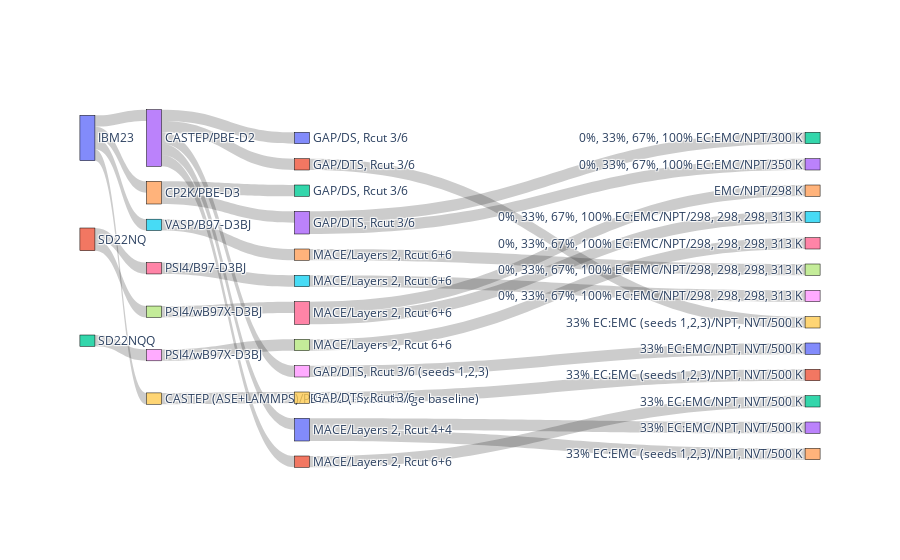

The notebook cell saved with this chart:
### Code cell
fig = ze.zdb.plot()
fig.to_html("sankey_diagram.html")
fig.show()

### Figure 1 — Plotly figure (JSON) as saved in the notebook; plotly's stock layout.template omitted (floating-point values rounded to 4 significant figures)
{"data": [{"arrangement": "snap", "link": {"source": [0, 0, 0, 0, 1, 1, 2, 3, 3, 3, 3, 3, 4, 4, 5, 6, 7, 8, 9, 11, 13, 13, 14, 15, 16, 16, 17, 18, 19, 20, 20, 21], "target": [3, 4, 5, 9, 6, 7, 8, 10, 11, 18, 20, 21, 12, 13, 14, 15, 16, 17, 19, 29, 22, 23, 27, 28, 24, 25, 26, 30, 31, 33, 34, 32], "value": [1, 1, 1, 1, 1, 1, 1, 1, 1, 1, 1, 1, 1, 1, 1, 1, 1, 1, 1, 1, 1, 1, 1, 1, 1, 1, 1, 1, 1, 1, 1, 1]}, "node": {"customdata": ["ac1@10835267", "ac1@10712131", "ac2@10712131", "td1@10835267", "td2@10835267", "td1@10712131", "td2@10712131", "td3@10712131", "td4@10712131", "td1@10890165", "ml1@10835267", "ml2@10835267", "ml3@10835267", "ml4@10835267", "ml1@10712131", "ml2@10712131", "ml3@10712131", "ml4@10712131", "ml1@10890165", "ml2@10890165", "ml3@10890165", "ml4@10890165", "md1@10835267", "md2@10835267", "md1@10712131", "md2@10712131", "md3@10712131", "md4@10712131", "md5@10712131", "md1@10890165", "md2@10890165", "md3@10890165", "md4@10890165", "md5@10890165", "md6@10890165"], "hovertemplate": "%{customdata}", "label": ["IBM23", "SD22NQ", "SD22NQQ", "CASTEP/PBE-D2", "CP2K/PBE-D3", "VASP/B97-D3BJ", "PSI4/B97-D3BJ", "PSI4/wB97X-D3BJ", "PSI4/wB97X-D3BJ", "CASTEP (ASE+LAMMPS)/PBE-D2 (-fixed charge baseline)", "GAP/DS, Rcut 3/6", "GAP/DTS, Rcut 3/6", "GAP/DS, Rcut 3/6", "GAP/DTS, Rcut 3/6", "MACE/Layers 2, Rcut 6+6", "MACE/Layers 2, Rcut 6+6", "MACE/Layers 2, Rcut 6+6", "MACE/Layers 2, Rcut 6+6", "GAP/DTS, Rcut 3/6 (seeds 1,2,3)", "GAP/DTS, Rcut 3/6", "MACE/Layers 2, Rcut 4+4", "MACE/Layers 2, Rcut 6+6", "0%, 33%, 67%, 100% EC:EMC/NPT/300 K", "0%, 33%, 67%, 100% EC:EMC/NPT/350 K", "EMC/NPT/298 K", "0%, 33%, 67%, 100% EC:EMC/NPT/298, 298, 298, 313 K", "0%, 33%, 67%, 100% EC:EMC/NPT/298, 298, 298, 313 K", "0%, 33%, 67%, 100% EC:EMC/NPT/298, 298, 298, 313 K", "0%, 33%, 67%, 100% EC:EMC/NPT/298, 298, 298, 313 K", "33% EC:EMC (seeds 1,2,3)/NPT, NVT/500 K", "33% EC:EMC/NPT, NVT/500 K", "33% EC:EMC (seeds 1,2,3)/NPT, NVT/500 K", "33% EC:EMC/NPT, NVT/500 K", "33% EC:EMC/NPT, NVT/500 K", "33% EC:EMC (seeds 1,2,3)/NPT, NVT/500 K"], "line": {"color": "black", "width": 0.5}, "pad": 15, "thickness": 15, "x": [0.01, 0.01, 0.01, 0.1, 0.1, 0.1, 0.1, 0.1, 0.1, 0.1, 0.3, 0.3, 0.3, 0.3, 0.3, 0.3, 0.3, 0.3, 0.3, 0.3, 0.3, 0.3, 0.99, 0.99, 0.99, 0.99, 0.99, 0.99, 0.99, 0.99, 0.99, 0.99, 0.99, 0.99, 0.99], "y": [0.1, 0.3667, 0.6333, 0.1, 0.2143, 0.3286, 0.4429, 0.5571, 0.6714, 0.7857, 0.1, 0.1667, 0.2333, 0.3, 0.3667, 0.4333, 0.5, 0.5667, 0.6333, 0.7, 0.7667, 0.8333, 0.1, 0.1615, 0.2231, 0.2846, 0.3462, 0.4077, 0.4692, 0.5308, 0.5923, 0.6538, 0.7154, 0.7769, 0.8385]}, "type": "sankey"}], "layout": {}}
